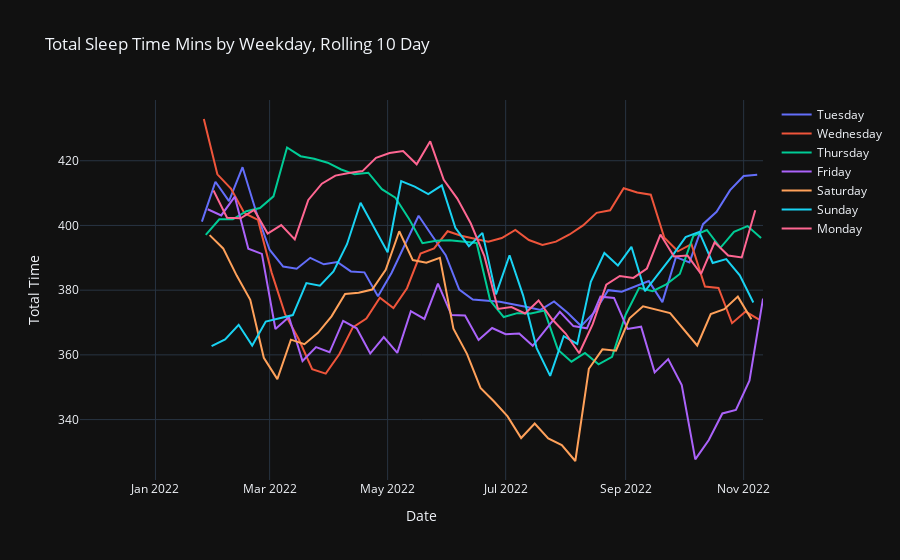

Notebook cell for this chart:
### Code cell
fig = go.Figure()

for wday in df['sleepDate.weekDay'].unique():  
    
    fig.add_trace(
        go.Scatter(
            x = df.loc[df['sleepDate.weekDay'] == wday]['sleepDate']
            , y = df.loc[df['sleepDate.weekDay'] == wday]['sleepData.totalSleepTime'].rolling(window=10).mean()
            , name=wday
            , hoverinfo = 'text'
            , marker=dict(
                colorscale='agsunset',
                line_width=1
            )
        )
    )
 
# dark theme 
fig.layout.template = 'plotly_dark'


fig.update_layout(title = 'Total Sleep Time Mins by Weekday, Rolling 10 Day',
                  xaxis_title='Date',
                  yaxis_title='Total Time', 
                 )

# save file to html
fig.write_json(os.path.abspath('../../personal-site/static/plotly/sleep-proxy/weekday-total-sleep.json'))

fig.show()
